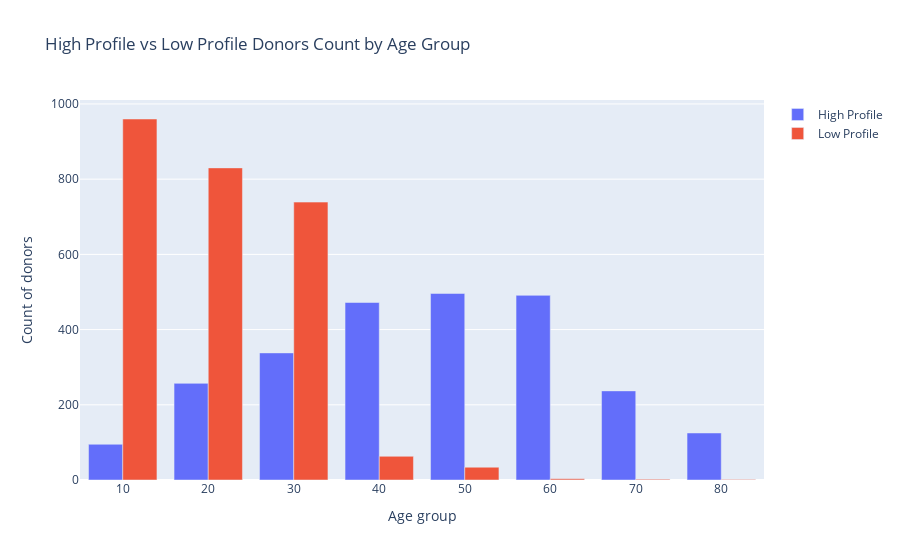

Notebook code cell kept with this figure:
### Code cell
fig = go.Figure(data=[
    go.Bar(name='High Profile', x=best_by_age_group["age_group"], y=best_by_age_group["total_donations_per_donor"]),
    go.Bar(name='Low Profile', x=worst_by_age_group["age_group"], y=worst_by_age_group["total_donations_per_donor"])])
fig.update_layout(
    title="High Profile vs Low Profile Donors Count by Age Group",
    xaxis_title="Age group",
    yaxis_title="Count of donors")
fig.show()

### Figure 1 — Plotly figure (JSON) as saved in the notebook; plotly's stock layout.template omitted (floating-point values rounded to 4 significant figures)
{"data": [{"name": "High Profile", "type": "bar", "x": [10, 20, 30, 40, 50, 60, 70, 80], "y": [95, 257, 338, 472, 496, 491, 237, 125]}, {"name": "Low Profile", "type": "bar", "x": [10, 20, 30, 40, 50, 60, 70, 80], "y": [960, 830, 739, 63, 34, 3, 2, 1]}], "layout": {"title": {"text": "High Profile vs Low Profile Donors Count by Age Group"}, "xaxis": {"title": {"text": "Age group"}}, "yaxis": {"title": {"text": "Count of donors"}}}}
